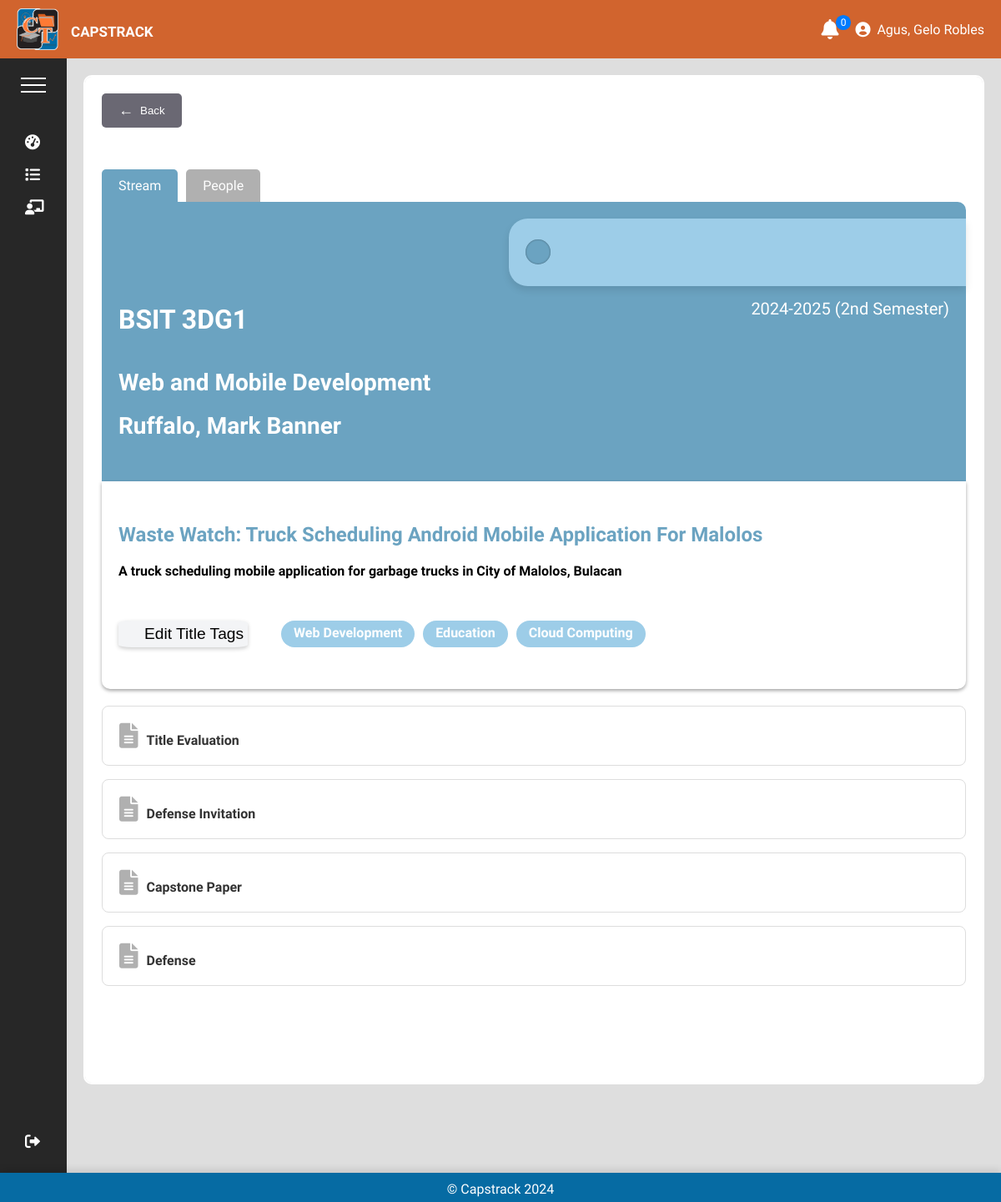
Screenshot of /pages/student_class_view.php (signed in) with the database file from the repository.
### tables this page shows
CREATE TABLE `users` (
  `id` int(20) NOT NULL,
  `email` varchar(100) NOT NULL,
  `password` varchar(255) NOT NULL,
  `firstname` varchar(100) NOT NULL,
  `middlename` varchar(100) NOT NULL,
  `surname` varchar(100) NOT NULL,
  `status` varchar(20) NOT NULL,
  `session` varchar(30) NOT NULL,
  `type` varchar(20) NOT NULL,
  `created_at` date NOT NULL DEFAULT current_timestamp()
);

CREATE TABLE `sections` (
  `sectionID` int(11) NOT NULL,
  `coordinatorID` int(20) NOT NULL,
  `courseID` varchar(255) NOT NULL,
  `yearLevel` int(11) NOT NULL,
  `section_letter` varchar(255) NOT NULL,
  `section_group` varchar(255) NOT NULL,
  `specialization` varchar(255) NOT NULL,
  `academicYearID` int(11) NOT NULL,
  `semester` int(11) NOT NULL
);

CREATE TABLE `academic_year` (
  `id` int(11) NOT NULL,
  `start_year` int(11) NOT NULL,
  `start_month` int(11) NOT NULL DEFAULT 8,
  `start_day` int(11) NOT NULL DEFAULT 1,
  `end_year` int(11) NOT NULL,
  `end_month` int(11) NOT NULL DEFAULT 6,
  `end_day` int(11) NOT NULL DEFAULT 1,
  `nextsem_year` int(11) DEFAULT NULL,
  `nextsem_month` int(11) DEFAULT NULL,
  `nextsem_day` int(11) NOT NULL DEFAULT 1,
  `mode` int(11) NOT NULL
);

CREATE TABLE `students` (
  `id` int(20) NOT NULL,
  `projectID` int(20) DEFAULT NULL,
  `new_projectID` int(20) DEFAULT NULL,
  `studentNo` varchar(25) NOT NULL,
  `sectionID` int(11) NOT NULL,
  `new_sectionID` int(11) DEFAULT NULL
);

CREATE TABLE `capstone_projects` (
  `projectID` int(20) NOT NULL,
  `sectionID` int(11) NOT NULL,
  `groupNum` int(11) NOT NULL,
  `academicYearID` int(11) NOT NULL,
  `coordinatorID` int(20) NOT NULL,
  `title` varchar(255) NOT NULL,
  `title_description` longtext NOT NULL,
  `status` varchar(255) NOT NULL,
  `defense` varchar(255) NOT NULL
);

CREATE TABLE `title_tags` (
  `id` int(11) NOT NULL,
  `projectID` int(11) NOT NULL,
  `tag` varchar(255) DEFAULT NULL
);

CREATE TABLE `tasks` (
  `id` int(11) NOT NULL,
  `taskName` varchar(255) NOT NULL,
  `yearLevel` varchar(255) NOT NULL,
  `type` varchar(255) NOT NULL,
  `status` varchar(255) NOT NULL
);

### pages/student_class_view.php (the view, shortened to what this page needs)
<html lang="en">
    <head>
        <link rel="stylesheet" href="https://cdnjs.cloudflare.com/ajax/libs/font-awesome/6.0.0-beta3/css/all.min.css">
        <link rel="stylesheet" href="pages/group_inner.css">
    </head>
    <body>
        <?php
           require "connection.php";
        ?>
        <?php require 'header.php'; ?>
        <?php require 'menu.php'; ?>
        <?php
           $projectID = 0;
           $userID = isset($_SESSION["userID"]) ? $_SESSION["userID"] : "";
           $sectionID = 0;
           $acadYearID = 0;
           $coordinatorID = "";
           $title = "";
           $titleDesc = "";
           getValues();
           function getValues(){
               global $conn, $projectID, $userID, $sectionID, $courseID, $acadYearID, $coordinatorID, $title, $titleDesc;
               $sql = "SELECT new_projectID FROM students WHERE id = ?";
               $stmt = $conn->prepare($sql);
               $stmt->execute([$userID]);
               $result = $stmt->fetch(PDO::FETCH_ASSOC);
               $new_projectID = $result["new_projectID"];
               $sql = "";
               $colName1 = "";
               if($new_projectID == NULL){
                    $colName1 = "projectID";
                    $sql = "SELECT s.projectID,
                        s.sectionID,
                        sec.courseID,
                        sec.coordinatorID,
                        sec.academicYearID,
                        cp.title,
                        cp.title_description
                        FROM students s
                        JOIN sections sec ON s.sectionID = sec.sectionID
                        JOIN capstone_projects cp ON s.projectID = cp.projectID
                        WHERE s.id = ?";
               }
               $stmt = $conn->prepare($sql);
               $stmt->execute([$userID]);
               $result = $stmt->fetch(PDO::FETCH_ASSOC);
               if($result){
                   $projectID = $result[$colName1];
                   $title = $result["title"];
                   $titleDesc = $result["title_description"];
               }
               else{
                   die("Missing values");
               }
           }
          function showContent(){
                global $conn, $projectID, $sectionID, $coordinatorID, $acadYearID, $title, $titleDesc;
                $stmt = $conn->prepare("SELECT tag FROM title_tags WHERE projectID = ?");
                $stmt->execute([$_SESSION["projectID"]]);
                $tags = $stmt->fetchAll(PDO::FETCH_ASSOC);
                $sql = "SELECT CONCAT(s.courseID, ' ', s.yearLevel, s.section_letter, s.section_group) AS sectionName,
                                s.specialization,
                                s.semester,
                                u.surname,
                                u.firstname,
                                u.middlename,
                                a.id,
                                a.start_year,
                                a.end_year
                            FROM sections s
                            JOIN users u ON s.coordinatorID = u.id
                            JOIN academic_year a ON s.academicYearID = a.id
                            WHERE s.sectionID = ? AND s.coordinatorID = ? AND s.academicYearID = ?";
                $stmt = $conn->prepare($sql);
                $stmt->execute([$sectionID, $coordinatorID, $acadYearID]);
                $result = $stmt->fetch(PDO::FETCH_ASSOC);
                if ($result) {
                    $section = $result["sectionName"];
                    $specialization = $result["specialization"];
                    $semester = $result["semester"] == "1" ? "1st" : "2nd";
                    $academicYear = $result["start_year"] . "-" . $result["end_year"] . " (" . $semester . " Semester)";
                    $coordinator = $result["surname"] . ", " . $result["firstname"] . " " . $result["middlename"];
                    echo '
                        <div class="class-header">
                            <div class="folder">
                                <div class="circle"></div>
                            </div>
                            <div class="header-content">
                                <div>
                                    <h1>' . htmlspecialchars($section, ENT_QUOTES) . '</h1>
                                    <br>
                                    <h3>' . htmlspecialchars($specialization, ENT_QUOTES) . '</h3>
                                    <br>
                                    <h3>' . htmlspecialchars($coordinator, ENT_QUOTES) . '</h3>
                                </div>
                                <p>' . htmlspecialchars($academicYear, ENT_QUOTES) . '</p>
                            </div>
                        </div>
                        <div class="semester-info">
                            <span style="font-size: 1.5em; color: #6BA3C1;">' . htmlspecialchars($title, ENT_QUOTES) . '</span>
                            <span style="font-size: 1em;">' . htmlspecialchars($titleDesc, ENT_QUOTES) . '</span>
                            <div class="tags-container">
                                <button class="edit-button" title="Edit Tags" name="modal-button" onclick="openEditModal()">
                                    <span class="edit-icon"></span>
                                    <span class="edit-label">Edit Title Tags</span>
                                </button>';
                    foreach ($tags as $tag) {
                        $formattedTag = ucwords(str_replace('_', ' ', $tag['tag']));
                        echo '<span class="tag">' . htmlspecialchars($formattedTag, ENT_QUOTES) . '</span>';
                    }
                    echo '
                            </div>
                        </div>';
                }
                else {
                    echo "<script>console.log('Query returned no results');</script>";
                    die("Error: No results found for the given section, coordinator, and academic year.");
                }
            }
        ?>
        <div class="tab-container">
            <button class="tab-button active" id="streamTab" onclick="showTab('stream')">Stream</button>
            <button class="tab-button" id="peopleTab" onclick="showTab('people')">People</button>
        </div>
        <div id="streamContent">
            <?php showContent(); ?>
            <div class="content-area">
                     <?php
                        if($projectID >= 1){
                            if($_SESSION["yearLevel"] == 3){
                                $sql = "SELECT sec.yearLevel, sec.semester FROM sections sec JOIN students s ON sec.sectionID = s.sectionID WHERE s.id = ?";
                            }
                            else if($_SESSION["yearLevel"] == 4){
                                $sql = "SELECT sec.yearLevel, sec.semester FROM sections sec JOIN students s ON sec.sectionID = s.new_sectionID WHERE s.id = ?";
                            }
                            $stmt = $conn->prepare($sql);
                            $stmt->execute([$_SESSION["userID"]]);
                            $result2 = $stmt->fetch(PDO::FETCH_ASSOC);
                            $stmt = $conn->prepare("SELECT mode FROM academic_year ORDER BY id DESC Limit 1");
                            $stmt->execute();
                            $acadyear = $stmt->fetch(PDO::FETCH_ASSOC);
                            $mode = $acadyear["mode"];
                            if($result2){
                                $yearLevel = $result2["yearLevel"];
                                $semester = $result2["semester"];
                                $sql = "";
                                if($mode == 1){
                                    if($yearLevel == 4 && $semester == 1){
                                        $sql = "SELECT * FROM tasks WHERE (yearLevel = ? OR yearLevel = ?) AND (id <> 1 AND taskName <> 'title evaluation') AND status = ?";
                                    }
                                    else{
                                        $sql = "SELECT * FROM tasks WHERE (yearLevel = ? OR yearLevel = ?) AND status = ?";
                                    }
                                }
                                $stmt = $conn->prepare($sql);
                                $stmt->execute([$yearLevel,"all","enabled"]);
                                $result2 = $stmt->fetchAll(PDO::FETCH_ASSOC);
                                if(count($result2) >= 1){
                                    foreach ($result2 as $task){
                                        $taskID = $task["id"];
                                        $taskName = $task["taskName"];
                                        $taskUrl = "edit_" . str_replace(" ", "_", $taskName);
                                        $taskType = $task["type"];
                                        if($taskType == "static"){
                                             echo '
                                                    <form action="/'.$taskUrl.'" method="POST">
                                                        <input type="hidden" name="taskID" value="'.$taskID.'">
                                                        <div class="stream-tab" onclick="this.closest(\'form\').submit();">
                                                                <div class="assignment-card">
                                                                  <h5><i class="fas fa-file-alt"></i>'.ucwords($taskName).'</h5>
                                                               </div>
                                                        </div>
                                                    </form>
                                            ';
                                        }
                                    }
                                }
                            }
                        }
                    ?>
            </div>
        </div>
        <br><br><br><br><br>
        <?php require 'footer.php'; ?>
    </body>
</html>

### pages/header.php (shortened to what this page needs)
<!DOCTYPE html>
<html lang="en">
    <head>
        <link rel="stylesheet" href="https://cdnjs.cloudflare.com/ajax/libs/font-awesome/6.0.0-beta3/css/all.min.css">
        <link rel="stylesheet" href="pages/header.css">
    </head>
    <body>
    <div id="topbar">
        <div class="topbar-left">
            <img src="pages/images/CapstrackLogo.png" alt="Logo" class="logo">
            <h2 class="university-name">CAPSTRACK</h2>
        </div>
        <div class="topbar-right">
            <div class="notification-container">
                <div class="bell" onclick="toggleNotifications()">
                  <i class="fas fa-bell notification-icon"></i>
                  <span class="notification-count" id="notificationCount">3</span>
                </div>
          </div>
            <a href="/profile" style="text-decoration: none; color: white; display: flex; align-items: center;">
                <i class="fas fa-user-circle" style="font-size: 18px; color: white; margin-right: 8px;"></i>
                <span style="font-size: 16px; color: white; font-weight: 500;">
                    <?php
                        require_once("connection.php");
                        try {
                            $sql = "SELECT * FROM users WHERE id = ?";
                            $stmt = $conn->prepare($sql);
                            $stmt->execute([$_SESSION["userID"]]);
                            $user = $stmt->fetch(PDO::FETCH_ASSOC);
                            if ($user) {
                                $fullname = $user["surname"] . ", " . $user["firstname"] . " " . $user["middlename"];
                                echo htmlspecialchars($fullname);
                            } else {
                                echo "User not found";
                            }
                        } catch (Exception $e) {
                            echo '<script>console.log("' . $e->getMessage() . '");</script>';
                        }
                    ?>
                </span>
            </a>
        </div>
    </div>

### rows the page displays
users: fullname "Agus, Gelo Robles"
sections: specialization "Web and Mobile Development", users.surname+firstname+middlename "Ruffalo, Mark Banner", academicYear "2024-2025 (2nd Semester)"
students: projectID.title "Waste Watch: Truck Scheduling Android Mobile Application For Malolos", projectID.title_description "A truck scheduling mobile application for garbage trucks in City of Malolos, Bulacan"
title_tags: tag "Web Development"
title_tags: tag "Education"
title_tags: tag "Cloud Computing"
tasks: taskName "Title Evaluation"
tasks: taskName "Defense Invitation"
tasks: taskName "Capstone Paper"
tasks: taskName "Defense"

### other values shown
$section "BSIT 3DG1"
